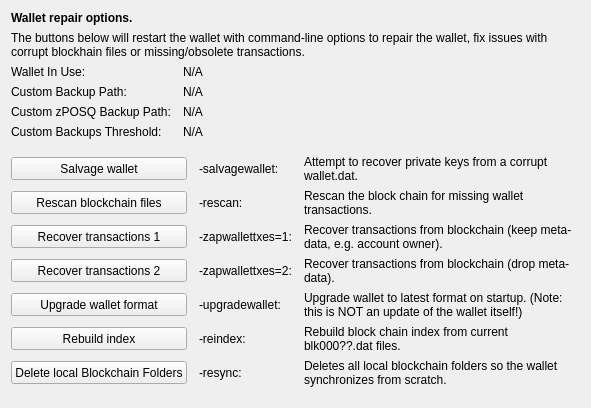
     <widget class="QWidget" name="tab_repair">
      <attribute name="title">
       <string>&amp;Wallet Repair</string>
      </attribute>
      <layout class="QGridLayout" name="gridLayout_4" columnstretch="0,0,0,0">
       <property name="horizontalSpacing">
        <number>12</number>
       </property>
       <item row="0" column="0" colspan="4">
        <widget class="QLabel" name="label_repair_header">
         <property name="font">
          <font>
           <weight>75</weight>
           <bold>true</bold>
          </font>
         </property>
         <property name="text">
          <string>Wallet repair options.</string>
         </property>
        </widget>
       </item>
       <item row="1" column="0" colspan="4">
        <widget class="QLabel" name="label_repair_helptext">
         <property name="font">
          <font>
           <weight>50</weight>
           <bold>false</bold>
          </font>
         </property>
         <property name="text">
          <string>The buttons below will restart the wallet with command-line options to repair the wallet, fix issues with corrupt blockhain files or missing/obsolete transactions.</string>
         </property>
         <property name="wordWrap">
          <bool>true</bool>
         </property>
        </widget>
       </item>
       <item row="2" column="0">
        <widget class="QLabel" name="wallet_path_label">
         <property name="text">
          <string>Wallet In Use:</string>
         </property>
        </widget>
       </item>
       <item row="2" column="1" colspan="3">
        <widget class="QLabel" name="wallet_path">
         <property name="cursor">
          <cursorShape>IBeamCursor</cursorShape>
         </property>
         <property name="text">
          <string>N/A</string>
         </property>
         <property name="textFormat">
          <enum>Qt::PlainText</enum>
         </property>
         <property name="textInteractionFlags">
          <set>Qt::LinksAccessibleByMouse|Qt::TextSelectableByKeyboard|Qt::TextSelectableByMouse</set>
         </property>
        </widget>
       </item>
       <item row="3" column="0">
        <widget class="QLabel" name="wallet_custombackuppath_label">
         <property name="text">
          <string>Custom Backup Path:</string>
         </property>
         <property name="visible">
          <bool>false</bool>
         </property>
        </widget>
       </item>
       <item row="3" column="1" colspan="3">
        <widget class="QLabel" name="wallet_custombackuppath">
         <property name="cursor">
          <cursorShape>IBeamCursor</cursorShape>
         </property>
         <property name="text">
          <string>N/A</string>
         </property>
         <property name="textFormat">
          <enum>Qt::PlainText</enum>
         </property>
         <property name="textInteractionFlags">
          <set>Qt::LinksAccessibleByMouse|Qt::TextSelectableByKeyboard|Qt::TextSelectableByMouse</set>
         </property>
         <property name="visible">
          <bool>false</bool>
         </property>
        </widget>
       </item>
       <item row="4" column="0">
        <widget class="QLabel" name="wallet_customzpivbackuppath_label">
         <property name="text">
          <string>Custom zPOSQ Backup Path:</string>
         </property>
         <property name="visible">
          <bool>false</bool>
         </property>
        </widget>
       </item>
       <item row="4" column="1" colspan="3">
        <widget class="QLabel" name="wallet_customzpivbackuppath">
         <property name="cursor">
          <cursorShape>IBeamCursor</cursorShape>
         </property>
         <property name="text">
          <string>N/A</string>
         </property>
         <property name="textFormat">
          <enum>Qt::PlainText</enum>
         </property>
         <property name="textInteractionFlags">
          <set>Qt::LinksAccessibleByMouse|Qt::TextSelectableByKeyboard|Qt::TextSelectableByMouse</set>
         </property>
         <property name="visible">
          <bool>false</bool>
         </property>
        </widget>
       </item>
       <item row="5" column="0">
        <widget class="QLabel" name="wallet_custombackupthreshold_label">
         <property name="text">
          <string>Custom Backups Threshold:</string>
         </property>
         <property name="visible">
          <bool>false</bool>
         </property>
        </widget>
       </item>
       <item row="5" column="1" colspan="3">
        <widget class="QLabel" name="wallet_custombackupthreshold">
         <property name="cursor">
          <cursorShape>IBeamCursor</cursorShape>
         </property>
         <property name="text">
          <string>N/A</string>
         </property>
         <property name="textFormat">
          <enum>Qt::PlainText</enum>
         </property>
         <property name="textInteractionFlags">
          <set>Qt::LinksAccessibleByMouse|Qt::TextSelectableByKeyboard|Qt::TextSelectableByMouse</set>
         </property>
         <property name="visible">
          <bool>false</bool>
         </property>
        </widget>
       </item>
       <item row="6" column="0">
        <spacer name="verticalSpacer_repair1">
         <property name="orientation">
          <enum>Qt::Vertical</enum>
         </property>
         <property name="sizeHint" stdset="0">
          <size>
           <width>10</width>
           <height>10</height>
          </size>
         </property>
        </spacer>
       </item>
       <item row="7" column="0" colspan="2">
        <widget class="QPushButton" name="btn_salvagewallet">
         <property name="minimumSize">
          <size>
           <width>100</width>
           <height>23</height>
          </size>
         </property>
         <property name="text">
          <string>Salvage wallet</string>
         </property>
        </widget>
       </item>
       <item row="7" column="2">
        <widget class="QLabel" name="label_repair_salvage_command">
         <property name="text">
          <string notr="true">-salvagewallet:</string>
         </property>
        </widget>
       </item>
       <item row="7" column="3">
        <widget class="QLabel" name="label_repair_salvage">
         <property name="text">
          <string>Attempt to recover private keys from a corrupt wallet.dat.</string>
         </property>
         <property name="wordWrap">
          <bool>true</bool>
         </property>
        </widget>
       </item>
       <item row="8" column="0" colspan="2">
        <widget class="QPushButton" name="btn_rescan">
         <property name="minimumSize">
          <size>
           <width>100</width>
           <height>23</height>
          </size>
         </property>
         <property name="text">
          <string>Rescan blockchain files</string>
         </property>
        </widget>
       </item>
       <item row="8" column="2">
        <widget class="QLabel" name="label_repair_rescan_command">
         <property name="text">
          <string notr="true">-rescan:</string>
         </property>
        </widget>
       </item>
       <item row="8" column="3">
        <widget class="QLabel" name="label_repair_rescan">
         <property name="text">
          <string>Rescan the block chain for missing wallet transactions.</string>
         </property>
         <property name="wordWrap">
          <bool>true</bool>
         </property>
        </widget>
       </item>
       <item row="9" column="0" colspan="2">
        <widget class="QPushButton" name="btn_zapwallettxes1">
         <property name="minimumSize">
          <size>
           <width>100</width>
           <height>23</height>
          </size>
         </property>
         <property name="text">
          <string>Recover transactions 1</string>
         </property>
        </widget>
       </item>
       <item row="9" column="2">
        <widget class="QLabel" name="label_repair_zap1_command">
         <property name="text">
          <string notr="true">-zapwallettxes=1:</string>
         </property>
        </widget>
       </item>
       <item row="9" column="3">
        <widget class="QLabel" name="label_repair_zap1">
         <property name="text">
          <string>Recover transactions from blockchain (keep meta-data, e.g. account owner).</string>
         </property>
         <property name="wordWrap">
          <bool>true</bool>
         </property>
        </widget>
       </item>
       <item row="10" column="0" colspan="2">
        <widget class="QPushButton" name="btn_zapwallettxes2">
         <property name="minimumSize">
          <size>
           <width>100</width>
           <height>23</height>
          </size>
         </property>
         <property name="text">
          <string>Recover transactions 2</string>
         </property>
        </widget>
       </item>
       <item row="10" column="2">
        <widget class="QLabel" name="label_repair_zap2_command">
         <property name="text">
          <string notr="true">-zapwallettxes=2:</string>
         </property>
        </widget>
       </item>
       <item row="10" column="3">
        <widget class="QLabel" name="label_repair_zap2">
         <property name="text">
          <string>Recover transactions from blockchain (drop meta-data).</string>
         </property>
         <property name="wordWrap">
          <bool>true</bool>
         </property>
        </widget>
       </item>
       <item row="11" column="0" colspan="2">
        <widget class="QPushButton" name="btn_upgradewallet">
         <property name="minimumSize">
          <size>
           <width>100</width>
           <height>23</height>
          </size>
         </property>
         <property name="text">
          <string>Upgrade wallet format</string>
         </property>
        </widget>
       </item>
       <item row="11" column="2">
        <widget class="QLabel" name="label_repair_upgrade_command">
         <property name="text">
          <string notr="true">-upgradewallet:</string>
         </property>
        </widget>
       </item>
       <item row="11" column="3">
        <widget class="QLabel" name="label_repair_upgrade">
         <property name="text">
          <string>Upgrade wallet to latest format on startup. (Note: this is NOT an update of the wallet itself!)</string>
         </property>
         <property name="wordWrap">
          <bool>true</bool>
         </property>
        </widget>
       </item>
       <item row="12" column="0" colspan="2">
        <widget class="QPushButton" name="btn_reindex">
         <property name="minimumSize">
          <size>
           <width>100</width>
           <height>23</height>
          </size>
         </property>
         <property name="text">
          <string>Rebuild index</string>
         </property>
        </widget>
       </item>
       <item row="12" column="2">
        <widget class="QLabel" name="label_repair_reindex_command">
         <property name="text">
          <string notr="true">-reindex:</string>
         </property>
        </widget>
       </item>
       <item row="12" column="3">
        <widget class="QLabel" name="label_repair_reindex">
         <property name="text">
          <string>Rebuild block chain index from current blk000??.dat files.</string>
         </property>
         <property name="wordWrap">
          <bool>true</bool>
         </property>
        </widget>
       </item>
       <item row="13" column="0" colspan="2">
        <widget class="QPushButton" name="btn_resync">
         <property name="minimumSize">
          <size>
           <width>100</width>
           <height>23</height>
          </size>
         </property>
         <property name="text">
          <string>Delete local Blockchain Folders</string>
         </property>
        </widget>
       </item>
       <item row="13" column="2">
        <widget class="QLabel" name="label_repair_resync_command">
         <property name="text">
          <string>-resync:</string>
         </property>
        </widget>
       </item>
       <item row="13" column="3">
        <widget class="QLabel" name="label_repair_resync">
         <property name="text">
          <string>Deletes all local blockchain folders so the wallet synchronizes from scratch.</string>
         </property>
         <property name="wordWrap">
          <bool>true</bool>
         </property>
        </widget>
       </item>
       <item row="14" column="0">
        <spacer name="verticalSpacer_repair2">
         <property name="orientation">
          <enum>Qt::Vertical</enum>
         </property>
         <property name="sizeHint" stdset="0">
          <size>
           <width>20</width>
           <height>10</height>
          </size>
         </property>
        </spacer>
       </item>
      </layout>
     </widget>
